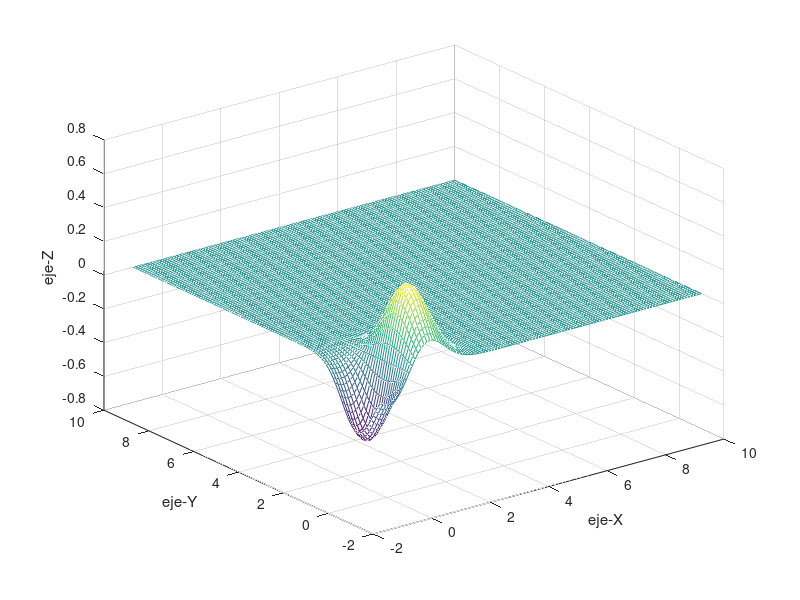

Source code (MATLAB):
clear,  
clf;
x= [-1:0.1:10] ;
y= [-1:0.1:10] ;
[X,Y]=meshgrid(x,y) ;
Z= X.*exp(-X.^2 - Y.^2); 
mesh(X,Y,Z), figure(gcf);
xlabel('eje-X'), ylabel('eje-Y'), zlabel('eje-Z');

